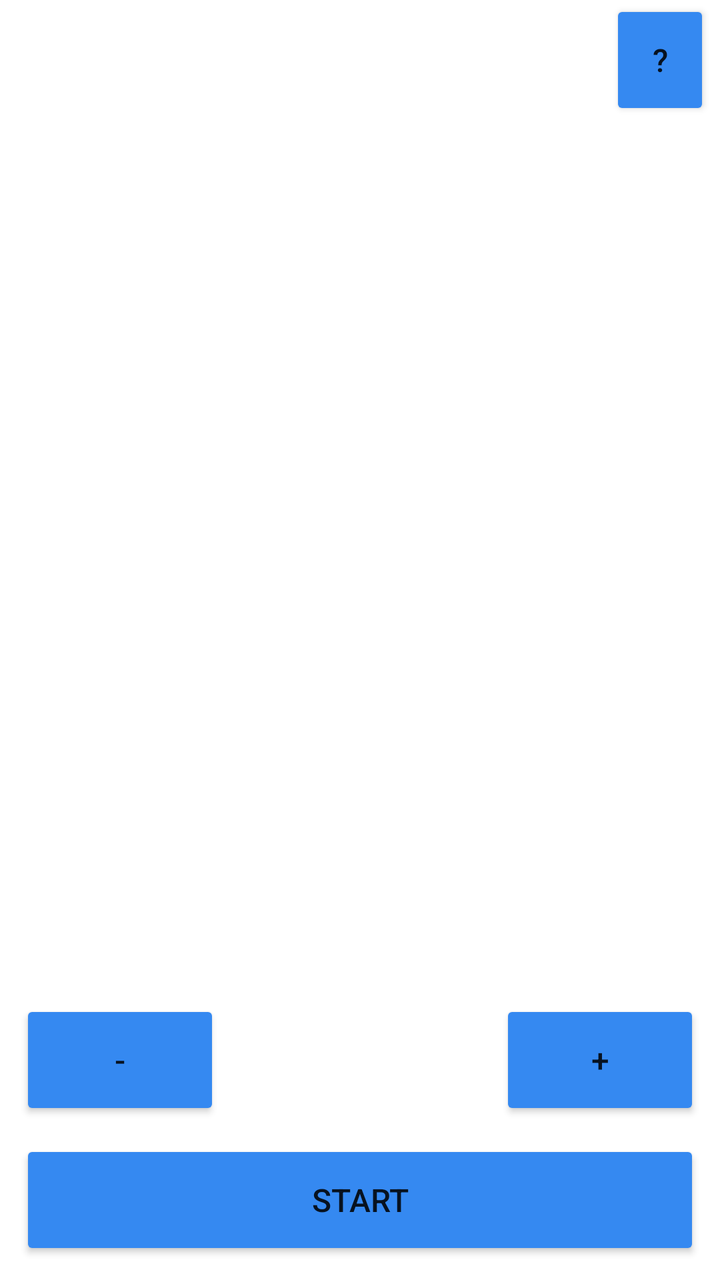
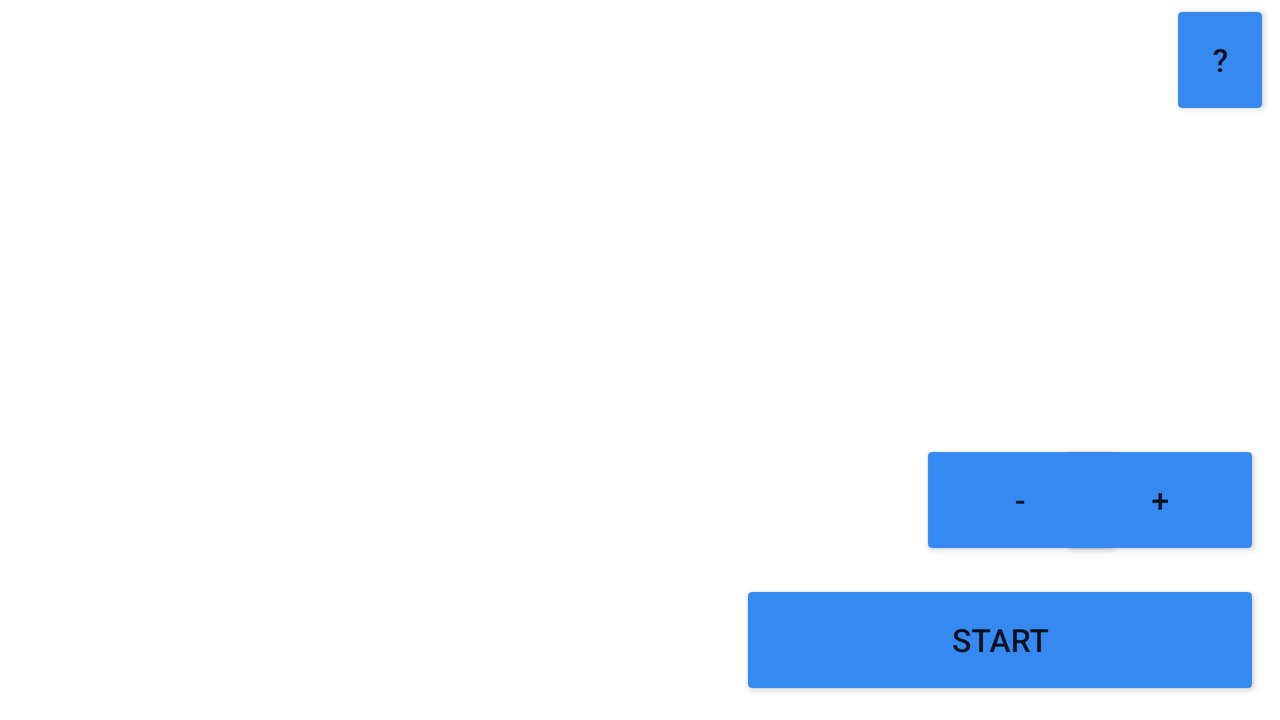

An Android layout and its configuration variant, each rendered on a device that would load it. The default file and the variant file are quoted in full after the pictures.
<!-- AndroidManifest.xml: application theme Theme.PMapp -->
<!-- res/layout/game_fragment.xml -->
<?xml version="1.0" encoding="utf-8"?>
<androidx.constraintlayout.widget.ConstraintLayout
    xmlns:android="http://schemas.android.com/apk/res/android"
    xmlns:app="http://schemas.android.com/apk/res-auto"
    android:layout_width="match_parent"
    android:layout_height="match_parent"
    android:gravity="bottom"
    android:orientation="vertical">

    <Button
        android:id="@+id/info_button"
        android:layout_width="50dp"
        android:layout_height="60dp"
        android:layout_marginEnd="5dp"
        android:backgroundTint="@color/blue"
        android:text="@string/question_mark"
        android:textSize="16sp"
        app:layout_constraintEnd_toEndOf="parent"
        app:layout_constraintTop_toTopOf="parent"
        />

    <LinearLayout
        android:id="@+id/clickContainer"
        android:layout_width="match_parent"
        android:layout_height="500dp"
        android:orientation="vertical"
        app:layout_constraintBottom_toTopOf="@+id/counter_text"
        app:layout_constraintEnd_toEndOf="parent"
        app:layout_constraintStart_toStartOf="parent"
        app:layout_constraintTop_toBottomOf="@+id/info_button"
        android:gravity="center"/>

    <Button
        android:id="@+id/start_button"
        android:layout_width="match_parent"
        android:layout_height="60dp"
        android:textSize="16sp"
        android:backgroundTint="@color/blue"
        android:text="@string/start_button"
        app:layout_constraintBottom_toBottomOf="parent"
        android:layout_margin="10dp"/>

    <TextView
        android:id="@+id/counter_text"
        android:layout_width="wrap_content"
        android:layout_height="60dp"
        android:layout_margin="10dp"
        android:textSize="24sp"
        android:gravity="center"
        app:layout_constraintBottom_toTopOf="@+id/start_button"
        app:layout_constraintEnd_toStartOf="@+id/increment_button"
        app:layout_constraintStart_toEndOf="@+id/decrement_button" />

    <Button
        android:id="@+id/decrement_button"
        android:layout_width="100dp"
        android:layout_height="60dp"
        android:layout_margin="10dp"
        android:backgroundTint="@color/blue"
        android:text="@string/decrement_button"
        android:textSize="16sp"
        app:layout_constraintBottom_toTopOf="@+id/start_button"
        app:layout_constraintStart_toStartOf="parent" />

    <Button
        android:id="@+id/increment_button"
        android:layout_width="100dp"
        android:layout_height="60dp"
        android:layout_margin="10dp"
        android:backgroundTint="@color/blue"
        android:text="@string/increment_button"
        android:textSize="16sp"
        app:layout_constraintBottom_toTopOf="@+id/start_button"
        app:layout_constraintEnd_toEndOf="parent" />

</androidx.constraintlayout.widget.ConstraintLayout>
<!-- resources referenced by this layout -->
<resources>
  <color name="blue">#3589F1</color>
  <string name="decrement_button">-</string>
  <string name="increment_button">+</string>
  <string name="question_mark">\?</string>
  <string name="start_button">START</string>
  <style name="Theme.PMapp" parent="Theme.MaterialComponents.DayNight.DarkActionBar">
          
          <item name="colorPrimary">@color/purple_500</item>
          <item name="colorPrimaryVariant">@color/purple_700</item>
          <item name="colorOnPrimary">@color/white</item>
          
          <item name="colorSecondary">@color/teal_200</item>
          <item name="colorSecondaryVariant">@color/teal_700</item>
          <item name="colorOnSecondary">@color/black</item>
          
          <item name="android:statusBarColor" tools:targetApi="l">?attr/colorPrimaryVariant</item>
          
      </style>
  <color name="purple_500">#FF6200EE</color>
  <color name="purple_700">#FF3700B3</color>
  <color name="white">#FFFFFFFF</color>
  <color name="teal_200">#FF03DAC5</color>
  <color name="teal_700">#FF018786</color>
  <color name="black">#FF000000</color>
</resources>
<!-- res/layout-land/game_fragment.xml (the author's variant of the layout above) -->
<!-- drawn on the phone turned sideways -->
<?xml version="1.0" encoding="utf-8"?>
<androidx.constraintlayout.widget.ConstraintLayout
    xmlns:android="http://schemas.android.com/apk/res/android"
    xmlns:app="http://schemas.android.com/apk/res-auto"
    android:layout_width="match_parent"
    android:layout_height="match_parent"
    android:gravity="bottom"
    android:orientation="vertical">

    <Button
        android:id="@+id/info_button"
        android:layout_width="50dp"
        android:layout_height="60dp"
        android:layout_marginEnd="5dp"
        android:backgroundTint="@color/blue"
        android:text="@string/question_mark"
        android:textSize="16sp"
        app:layout_constraintEnd_toEndOf="parent"
        app:layout_constraintTop_toTopOf="parent"
        />

    <LinearLayout
        android:id="@+id/clickContainer"
        android:layout_width="450dp"
        android:layout_height="match_parent"
        android:orientation="horizontal"
        app:layout_constraintBottom_toTopOf="@+id/counter_text"
        app:layout_constraintStart_toStartOf="parent"
        app:layout_constraintTop_toBottomOf="@+id/info_button"
        android:gravity="center"/>

    <Button
        android:id="@+id/start_button"
        android:layout_width="260dp"
        android:layout_height="60dp"
        android:layout_margin="10dp"
        android:backgroundTint="@color/blue"
        android:text="@string/start_button"
        android:textSize="16sp"
        app:layout_constraintBottom_toBottomOf="parent"
        app:layout_constraintEnd_toEndOf="parent" />

    <TextView
        android:id="@+id/counter_text"
        android:layout_width="wrap_content"
        android:layout_height="60dp"
        android:layout_margin="10dp"
        android:textSize="24sp"
        android:gravity="center"
        app:layout_constraintBottom_toTopOf="@+id/start_button"
        app:layout_constraintEnd_toStartOf="@+id/increment_button"
        app:layout_constraintStart_toEndOf="@+id/decrement_button" />

    <Button
        android:id="@+id/decrement_button"
        android:layout_width="100dp"
        android:layout_height="60dp"
        android:layout_margin="10dp"
        android:backgroundTint="@color/blue"
        android:text="@string/decrement_button"
        android:textSize="16sp"
        app:layout_constraintBottom_toTopOf="@+id/start_button"
        app:layout_constraintStart_toEndOf="@+id/clickContainer" />

    <Button
        android:id="@+id/increment_button"
        android:layout_width="100dp"
        android:layout_height="60dp"
        android:layout_margin="10dp"
        android:backgroundTint="@color/blue"
        android:text="@string/increment_button"
        android:textSize="16sp"
        app:layout_constraintBottom_toTopOf="@+id/start_button"
        app:layout_constraintEnd_toEndOf="parent" />

</androidx.constraintlayout.widget.ConstraintLayout>
